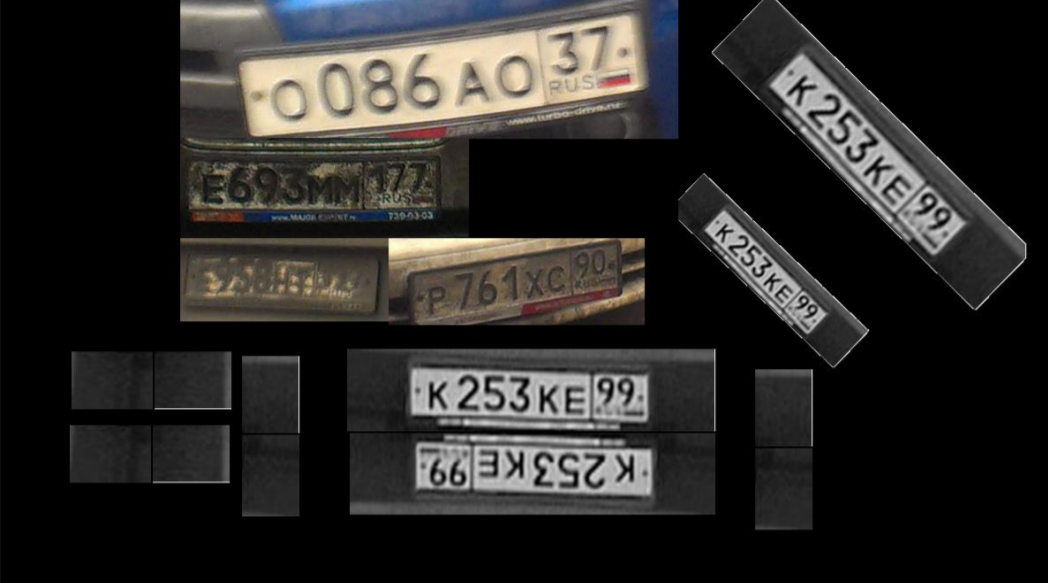
#> input picture plate_number.png, 1048 x 583 px
$ jupyter execute plate_numbers.ipynb   (shell and % lines are left out)
#> lines starting #> are read from the running program, lines starting #| are printed output that depends on the picture
[cell 1]
import cv2
import matplotlib.pyplot as plt
import numpy as np
import imutils

[cell 2]
# Функция отображения изображения

def imshow(img, cmap = "gray"):
    plt.imshow(img, cmap)
    plt.show()

[cell 3]
# Функция, которая применяет афинные преобразования к изображению

def rotateImage(image, angle):
    image_center = tuple(np.array(image.shape[1::-1]) / 2)
    rot_mat = cv2.getRotationMatrix2D(image_center, angle, 1.0)
    result = cv2.warpAffine(image, rot_mat, image.shape[1::-1])
    return result

[cell 4]
img = cv2.imread("plate_number.png")
#> img is the input picture: shape (583, 1048, 3); mean B, G, R 38, 40, 41.5
imshow(img)

[cell 5]
# Каскад Хаара для российских автомобильных номеров

plate_cascade = cv2.CascadeClassifier('haarcascade_russian_plate_number.xml')

[cell 6]
def makeRotations(prepared_img, res_image, angle):
#> called with angle = 0
    global cnt
    prepared_img = rotateImage(prepared_img, angle)
    res_image = rotateImage(res_image, angle)
    gray_rotated = cv2.cvtColor(prepared_img, cv2.COLOR_BGR2GRAY)
    license_plates = plate_cascade.detectMultiScale(gray_rotated)
#> license_plates = [[461, 764, 220, 73], [687, 867, 282, 94], [678, 937, 304, 101], [494, 523, 456, 152], [450, 651, 320, 107]]

    for (x, y, w, h) in license_plates:
        if (w > 2 * h) and (w * h > 6000):
            start_point = (x + int(w * 0.1), y + int(h * 0.15))
            end_point = (start_point[0] + int(w * 0.8), start_point[1] + int(h * 0.7))
            cv2.rectangle(res_image, start_point, end_point, (0,255,255), 5)
            cv2.rectangle(prepared_img, start_point, end_point, (0,255,255), cv2.FILLED)
            cnt += 1
#> this loop made 5 passes
#> (x, y, w, h, start_point, end_point) on passes 1 to 5: (461, 764, 220, 73, (483, 774), (659, 825)), (687, 867, 282, 94, (715, 881), (940, 946)), (678, 937, 304, 101, (708, 952), (951, 1022)), (494, 523, 456, 152, (539, 545), (903, 651)), (450, 651, 320, 107, (482, 667), (738, 741))
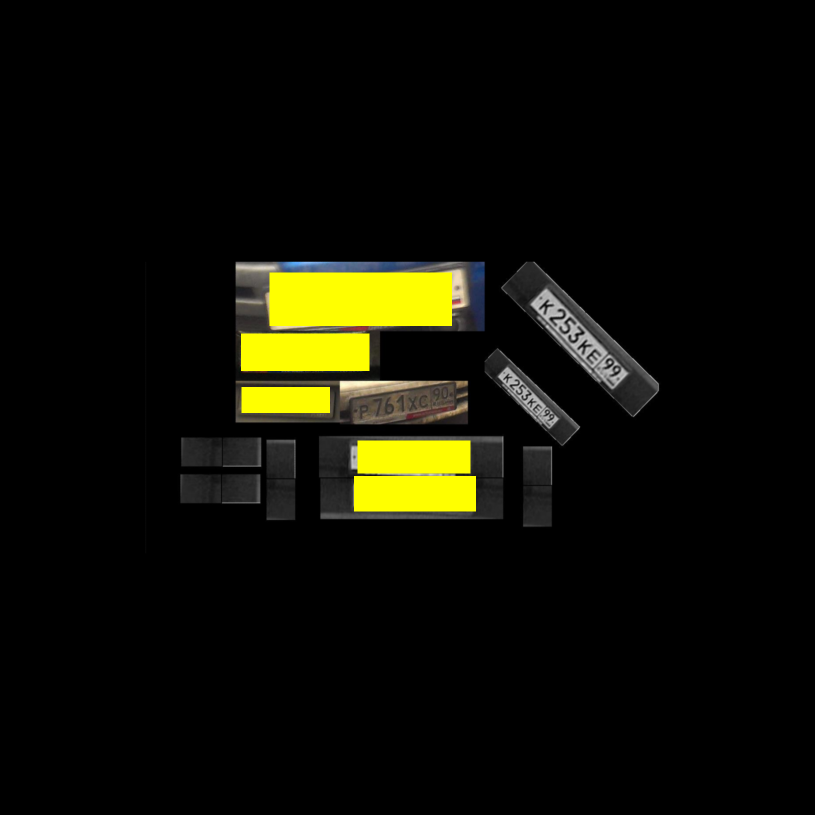
#> prepared_img: shape (1630, 1630, 3) (shown at 1/2 size); mean B, G, R 4.7, 14.3, 14.5
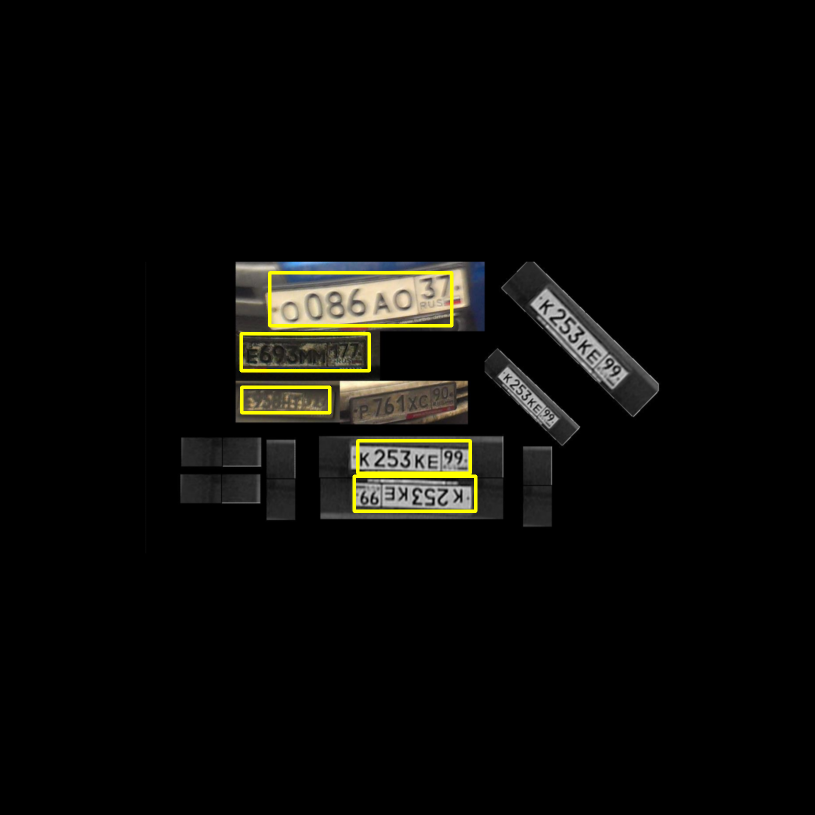
#> res_image: shape (1630, 1630, 3) (shown at 1/2 size); mean B, G, R 8.1, 10.7, 11
#> after the loop, cnt = 5

    prepared_img = rotateImage(prepared_img, -angle)
    res_image = rotateImage(res_image, -angle)
    return prepared_img, res_image

[cell 7]
prepared_img = img.copy()
prepared_img = imutils.rotate_bound(prepared_img, 45)
prepared_img = imutils.rotate_bound(prepared_img, -45)

res_image = prepared_img.copy()

cnt = 0
prepared_img, res_image = makeRotations(prepared_img, res_image, 0)
prepared_img, res_image = makeRotations(prepared_img, res_image, -10)
#> call 2 of makeRotations, with angle = -10
#> in makeRotations (call 2), `gray_rotated = cv2.cvtColor(prepared_img, cv2.COLOR_BGR2GRAY)`:
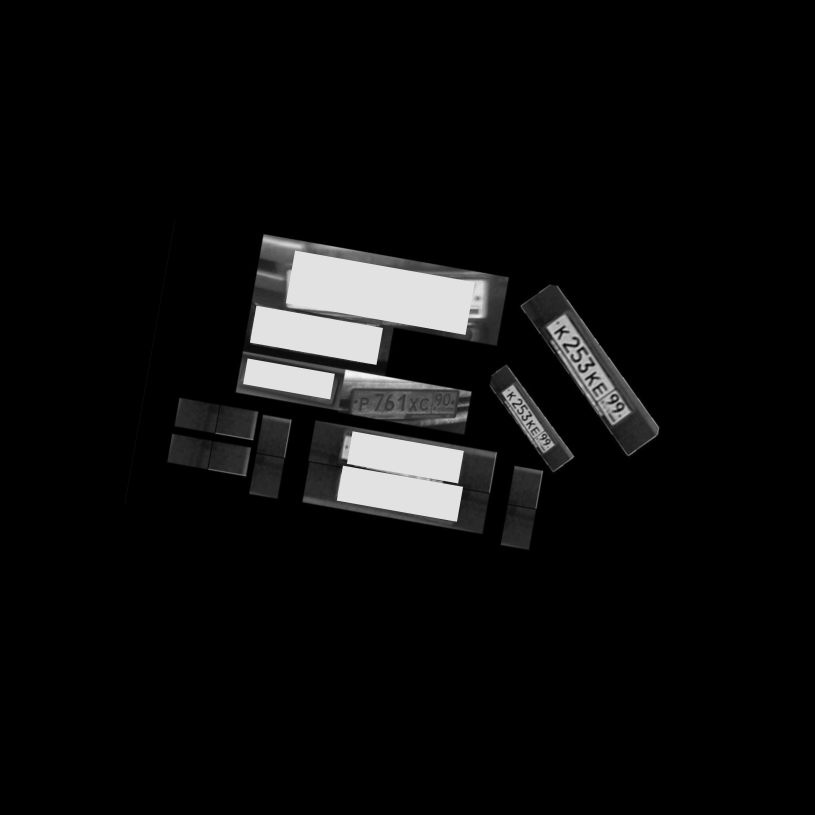
#> gray_rotated: shape (1630, 1630) (shown at 1/2 size); min 0, max 248, mean 13.3
#> in makeRotations (call 2), `license_plates = plate_cascade.detectMultiScale(gray_rotated)`: license_plates = ()
#> after the loop in makeRotations (call 2), `for (x, y, w, h) in license_plates:`: cnt = 5
prepared_img, res_image = makeRotations(prepared_img, res_image, 45)
#> call 3 of makeRotations, with angle = 45
#> in makeRotations (call 3), `gray_rotated = cv2.cvtColor(prepared_img, cv2.COLOR_BGR2GRAY)`:
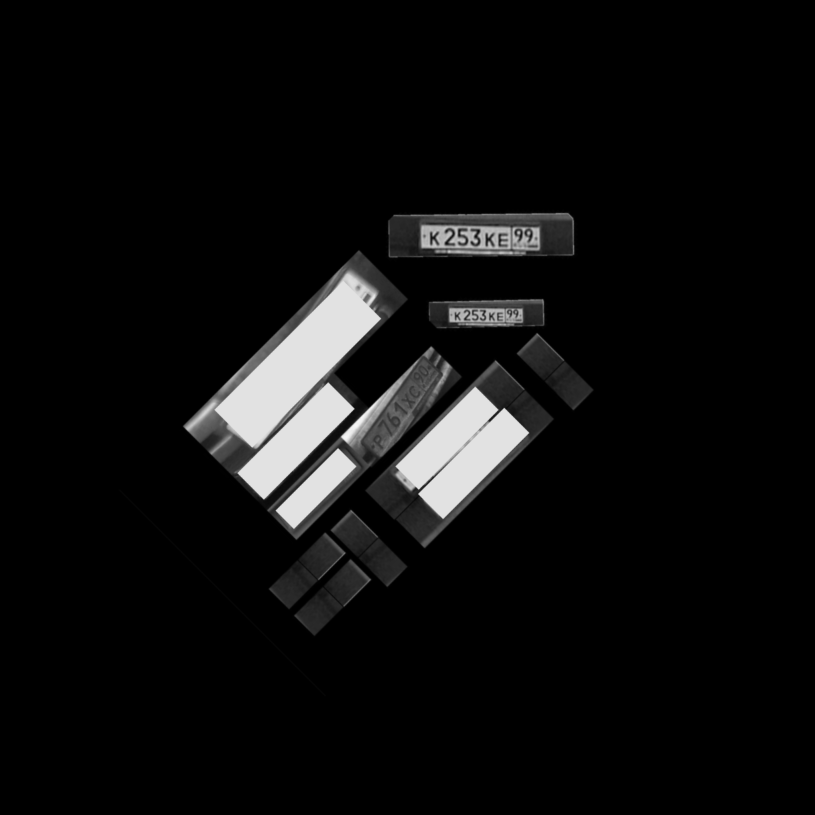
#> gray_rotated: shape (1630, 1630) (shown at 1/2 size); min 0, max 247, mean 13.3
#> in makeRotations (call 3), `license_plates = plate_cascade.detectMultiScale(gray_rotated)`: license_plates = [[883, 599, 181, 60], [816, 423, 298, 99]]
#> the loop in makeRotations (call 3), `for (x, y, w, h) in license_plates:` made 2 passes
#> (x, y, w, h, start_point, end_point, cnt) on passes 1 to 2: (883, 599, 181, 60, (901, 608), (1045, 650), 6), (816, 423, 298, 99, (845, 437), (1083, 506), 7)
#> after the loop in makeRotations (call 3), `for (x, y, w, h) in license_plates:`:
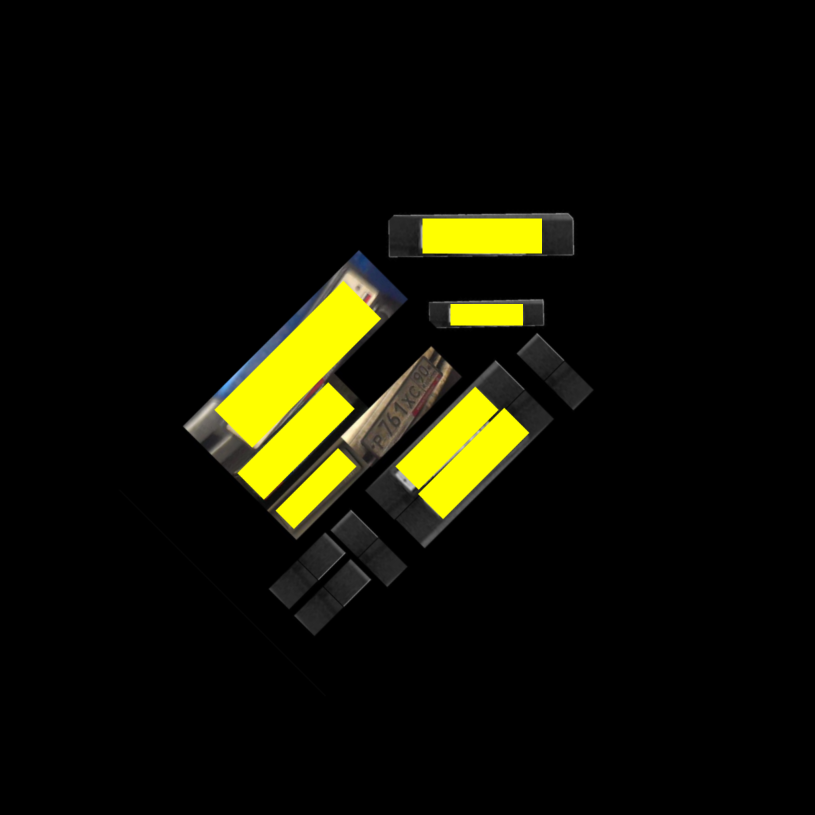
#> prepared_img: shape (1630, 1630, 3) (shown at 1/2 size); mean B, G, R 3.6, 15.5, 15.6
#> after the loop in makeRotations (call 3), `for (x, y, w, h) in license_plates:`:
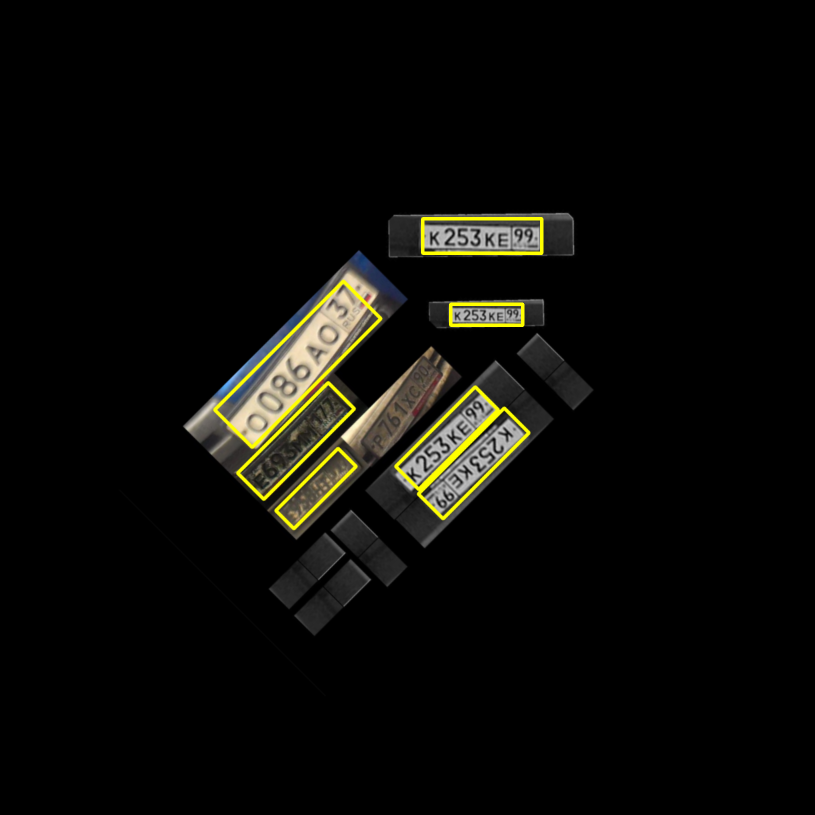
#> res_image: shape (1630, 1630, 3) (shown at 1/2 size); mean B, G, R 7.8, 11.1, 11.4
#> after the loop in makeRotations (call 3), `for (x, y, w, h) in license_plates:`: cnt = 7

[cell 8]
source_w, source_h = img.shape[1], img.shape[0]
#> source_w = 1048; source_h = 583
res_w, res_h = prepared_img.shape[1], prepared_img.shape[0]
#> res_w = 1630; res_h = 1630

offset_x, offset_y = (res_w - source_w) // 2, (res_h - source_h) // 2
#> offset_x = 291; offset_y = 523
cropped_image = res_image[offset_y: source_h + offset_y, offset_x : source_w + offset_x]
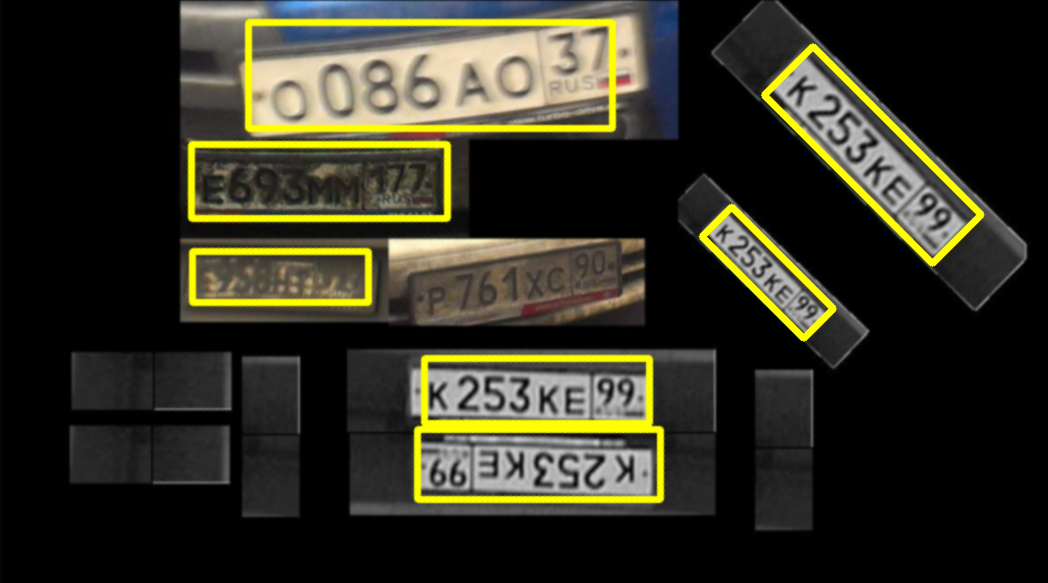
#> cropped_image: shape (583, 1048, 3); mean B, G, R 34.1, 48.2, 49.6

print("Обнаружено номеров: ", cnt)
#| Обнаружено номеров:  7
plt.imshow(cropped_image)
plt.show()
